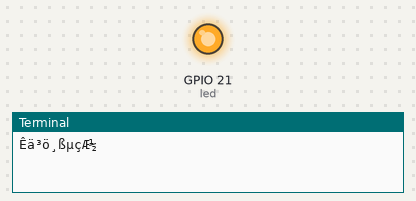
A program run on a simulated Raspberry Pi (BCM pin numbers). On the bench: output pins drawn as LEDs (lit = HIGH), the last lines printed to the terminal. At 5.0 s the program stops and its outputs stay as they are.

Above: at 0.1 s.
At 5.1 s:
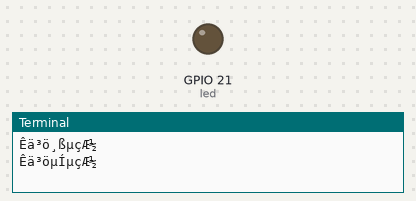
Timing chart, 0 to 6.5 s (numbered marks = the images above):
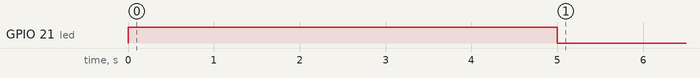

Measured:
- by itself, GPIO 21 (led): LOW → HIGH at 0.00 s, → LOW 5.0 s later

The program:

gpioled.py
```python
# -*- coding: utf-8 -*-
#µ¼ÈëÖÐÎÄ½âÂë
import RPi.GPIO as GPIO#µ¼ÈëÊ÷Ý®ÅÉÄ£¿é
import time#µ¼ÈëÊ±¼äÄ£¿é
GPIO.setmode(GPIO.BCM)#È·¶¨Òý½ÅÄ£Ê½ÎªbcmÄ£Ê½
led = 21#½«ledÉèÎª21ºÅÒý½Å
GPIO.setup(led, GPIO.OUT)#½«21ºÅÒý½ÅÉèÖÃÎªÊä³ö
print("Êä³ö¸ßµçÆ½")
GPIO.output(led, GPIO.HIGH)#21ºÅÒý½ÅÊä³ö¸ßµçÆ½
time.sleep(5)#¼ä¸ô5Ãë
GPIO.output(led, GPIO.LOW)#21ºÅÒý½ÅÊä³ö¸ßµçÆ½
print("Êä³öµÍµçÆ½")
GPIO.cleanup#ÊÍ·ÅÊ¹ÓÃµÄGPIOÒý½Å
```
